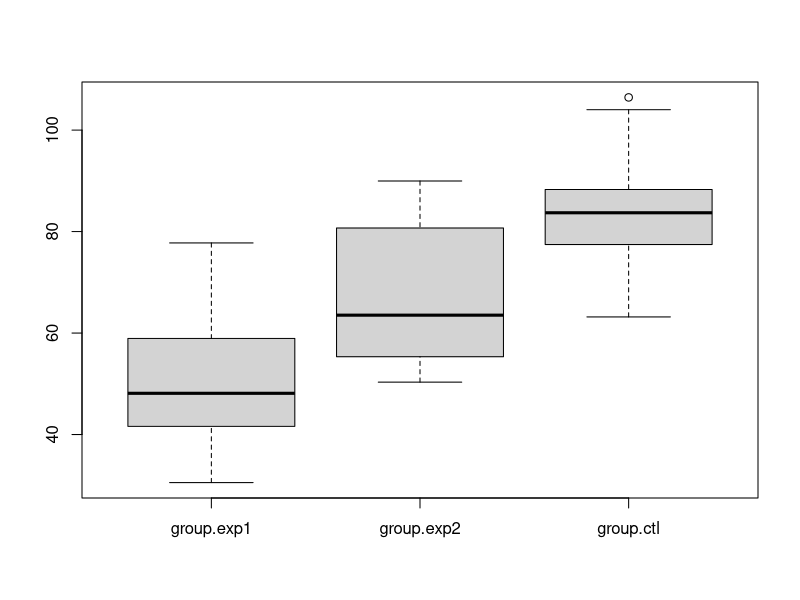

Generate this figure with R:
# 產生資料
group.exp1 <- rnorm(30, mean=50, sd=10) # 以常態分配產生亂數30個，平均數為50
group.exp2 <- runif(30, min=50, max=90) # 產生隨機亂數30個，最低為50，最多為90
group.ctl <- rnorm(30, mean=80, sd=10) # 以常態分配產生亂數30個，平均數為80

# 彙整成Data Frame格式 (類似表格)
data <- data.frame(group.exp1, group.exp2, group.ctl) 

# 繪製箱型圖
boxplot(data)